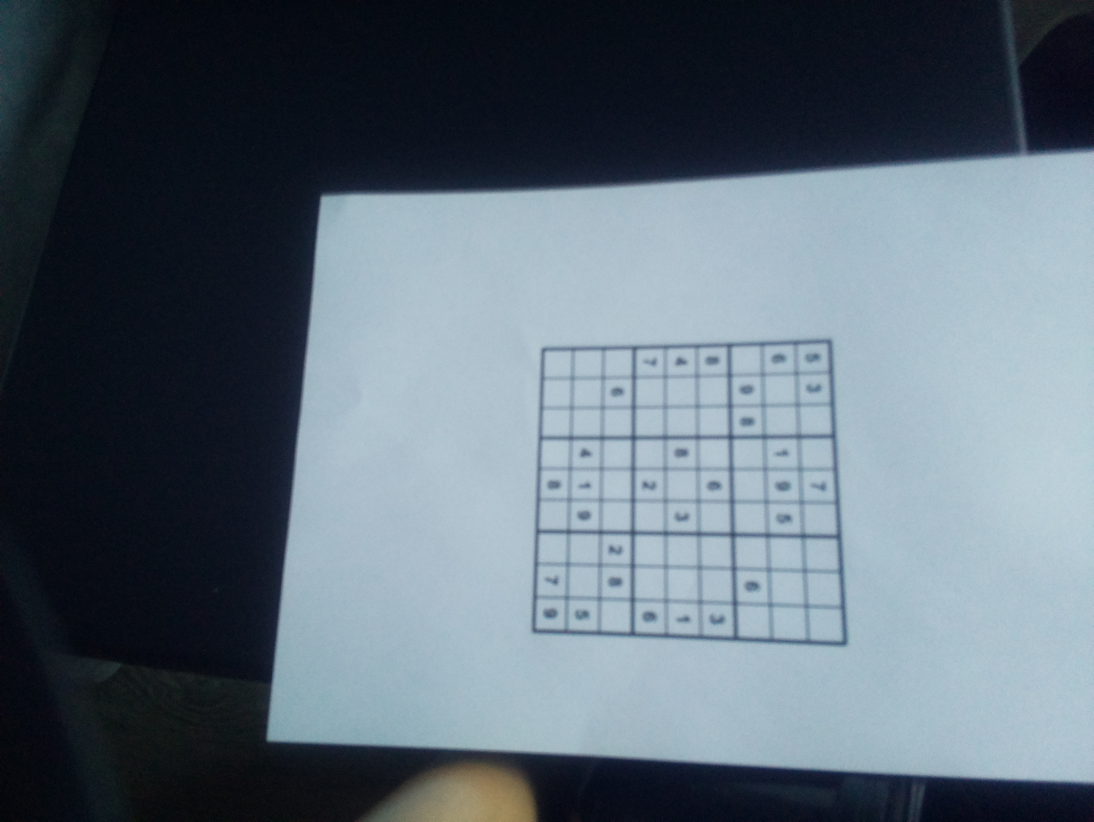
#> input picture Images_test/test.png, 3280 x 2464 px, given in place of test.jpg, which was not available (shown at 1/3 size)
$ python 'Détection_grille_5_0.py'
#> lines starting #> are read from the running program, lines starting #| are printed output that depends on the picture; pictures that were not available may be replaced by others from this repository, and a replacement may not be noted
# -*- coding: utf-8 -*-
"""
Created on Sat Jan 16 18:39:44 2021

@author: Benjamin
"""

import numpy as np
import skimage.transform as skt
import skimage.io as skio
import skimage.color as skc
import matplotlib.pyplot as plt
from scipy import signal
import skimage.util as sku
import cv2
import skimage as sk

plt.rcParams['image.cmap'] = 'gray'
plt.rcParams['figure.max_open_warning'] = 1000
plt.close('all')

#Renvoie l'indice du min d'une liste compris entre i et j
# [28 lines left out: functions index_min_sous_conditions, index_max_sous_conditions, eq_droite, x_sachant_y, not called in this run]

#Renvoie l'ordonnée d'une droite pour une abscisse
def y_sachant_x(a,b,x):
    y=a*x+b
    return y

#Renvoie parmi plusieurs droites, les 2 qui sont dans un coin données
#Fraction sert à éliminer les possibles lignes en haut provoqué par une rotation
#coin=0->sup.gauche//coin=1->sup.droit//coin=2->inf.gauche//coin=3->inf.droit
# [27 lines left out: functions droites_coin, coordonnees_coin, not called in this run]

#Sur une grille penché, trouve une droite qui sera horizontal après rotation
def trouve_angle_droite_horiz(L,V):
    accum=0
    compteur=0
    for i in range (len(L)):
        if L[i]>np.pi/4 and V[0,i]==1:
            accum+=L[i]
            compteur+=1
        elif L[i]<(-np.pi/4) and V[0,i]==1:
            accum+=(L[i]+np.pi)
            compteur+=1
    if compteur!=0:
        return accum/compteur
    else :
        return "Erreur d'angle \n"

#Renvoie la liste des angles de droite sans celles où l'angle n'est pas 0 ou pi/2 à une tolérance près
# [121 lines left out: functions tri_angle, recadrage_chiffre, image_blanche, noir_sur_contour, efface_voisinage, mange_ligne and 2 more, not called in this run]

#Retourne les positions des angles perpendiculaires de L à une tolérance tol près
def angles_perpendic(L,tol):
    V=np.zeros((1,len(L)))
    for i in range (len(L)):
        obs=L[i]
        for j in range(len(L)):
            if obs>0:
                if L[j]>obs-(np.pi/2)-tol and L[j]<obs-(np.pi/2)+tol:
                    V[0,i]=1
            else : #obs<0
                if L[j]>obs-(np.pi/2)-tol and L[j]<obs-(np.pi/2)+tol:
                    V[0,i]=1
    return V

#Ouvre une image en niveau de gris
def ouvre_image_gris(chemin):
#> called with chemin = 'test.jpg'
    image=skio.imread(chemin)
#> image is the input picture: shape (2464, 3280, 3); mean R, G, B 93.9, 107.5, 118.6
    image=skc.rgb2gray(image)
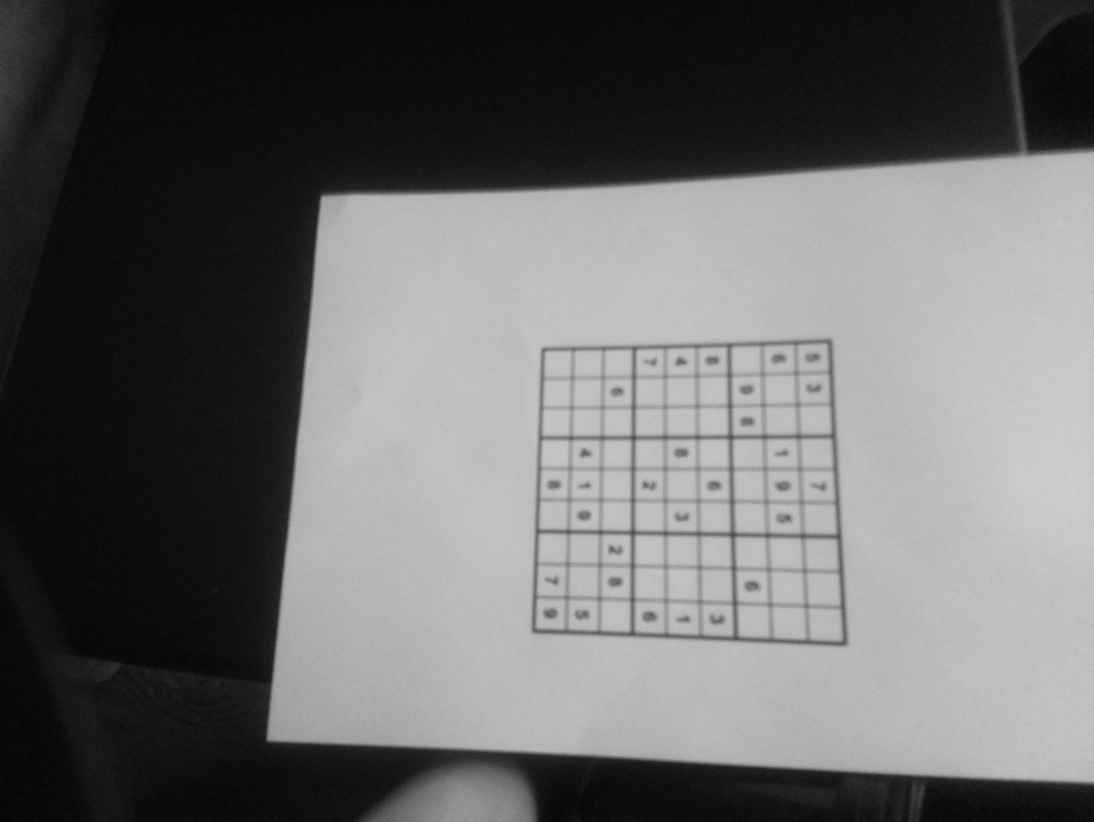
#> image: shape (2464, 3280) float64 (shown at 1/3 size); min 0.000565, max 0.853, mean 0.413
    return image

#Affiche une image dans une nouvelle fenêtre
def affiche_image(image,titre):
    plt.figure()
    plt.imshow(image), plt.title(titre)

#Calcule la magnitude du gradient d'une image
def gradient_image(image):
    scharr = np.array([[ -3-3j, 0-10j,  +3 -3j],
                   [-10+0j, 0+ 0j, +10 +0j],
                   [ -3+3j, 0+10j,  +3 +3j]]) # Gx + j*Gy
    grad = signal.convolve2d(image, scharr, boundary='symm', mode='same')
    Mag=np.absolute(grad)
    return Mag

#Affiche les lignes de la tranformée de Hough d'image_ligne sur image_fond
def affiche_ligne_hough(image_fond,image_ligne,titre):
    hspace,theta,d=skt.hough_line(image_ligne)
    origin = np.array((0, image_ligne.shape[1]))
    affiche_image(image_fond,titre)
    for _, angle, dist in zip(*skt.hough_line_peaks(hspace, theta, d)):
        if angle==0 : angle+=10**(-7)
        y0, y1 = (dist - origin * np.cos(angle)) / np.sin(angle)
        plt.plot(origin,(y0,y1),color='black')
    plt.xlim(origin)
    plt.ylim((image_ligne.shape[0], 0))


#Récupération de la grille
grille=ouvre_image_gris('test.jpg')
L,C=np.shape(grille)
#> L = 2464; C = 3280
affiche_image(grille,'Image original')

#Gradient
Mag=gradient_image(grille)

grille_degrade=np.copy(grille)
#Elimintation des dégradés de luminosité
for i in range(L):
    for j in range(C):
        if Mag[i,j]<1:
            grille_degrade[i,j]=1
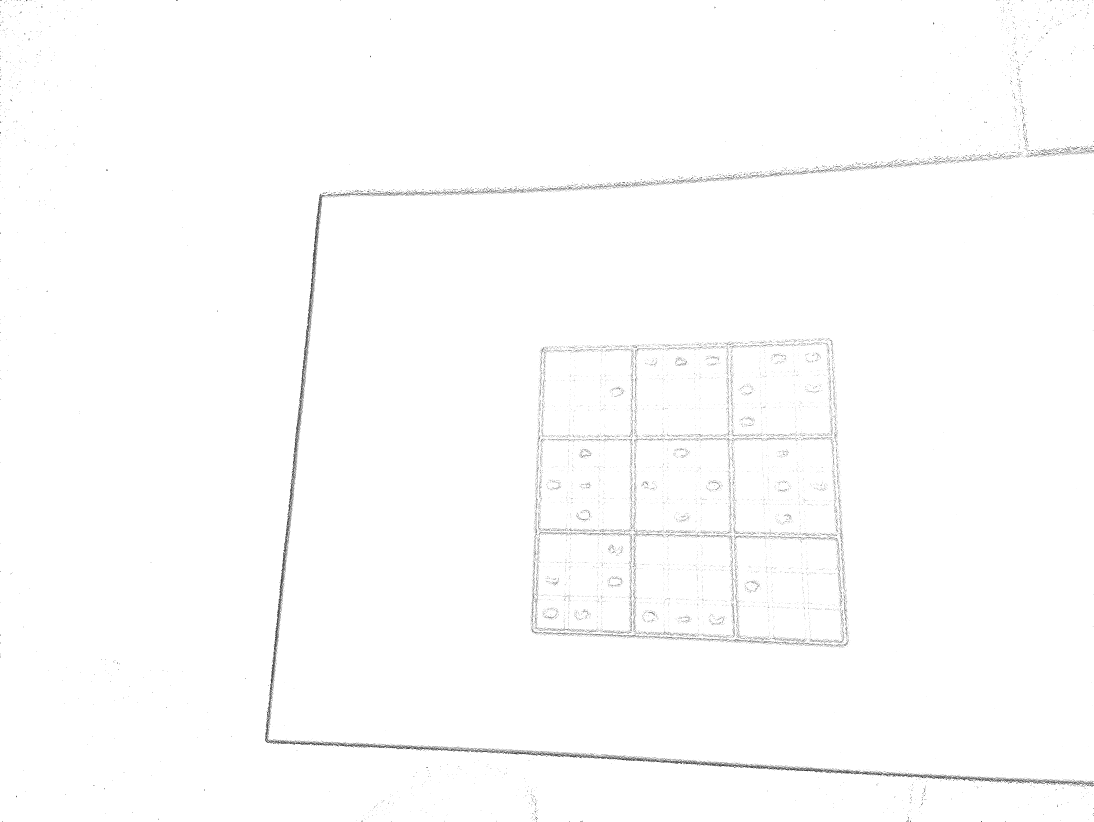
#> grille_degrade: shape (2464, 3280) float64 (shown at 1/3 size); min 0.0269, max 1, mean 0.993

affiche_image(grille_degrade,'Image dégradé')


#Seuillage des points de contour
Mag=gradient_image(grille_degrade)
#> in gradient_image (call 2), `Mag=np.absolute(grad)`:
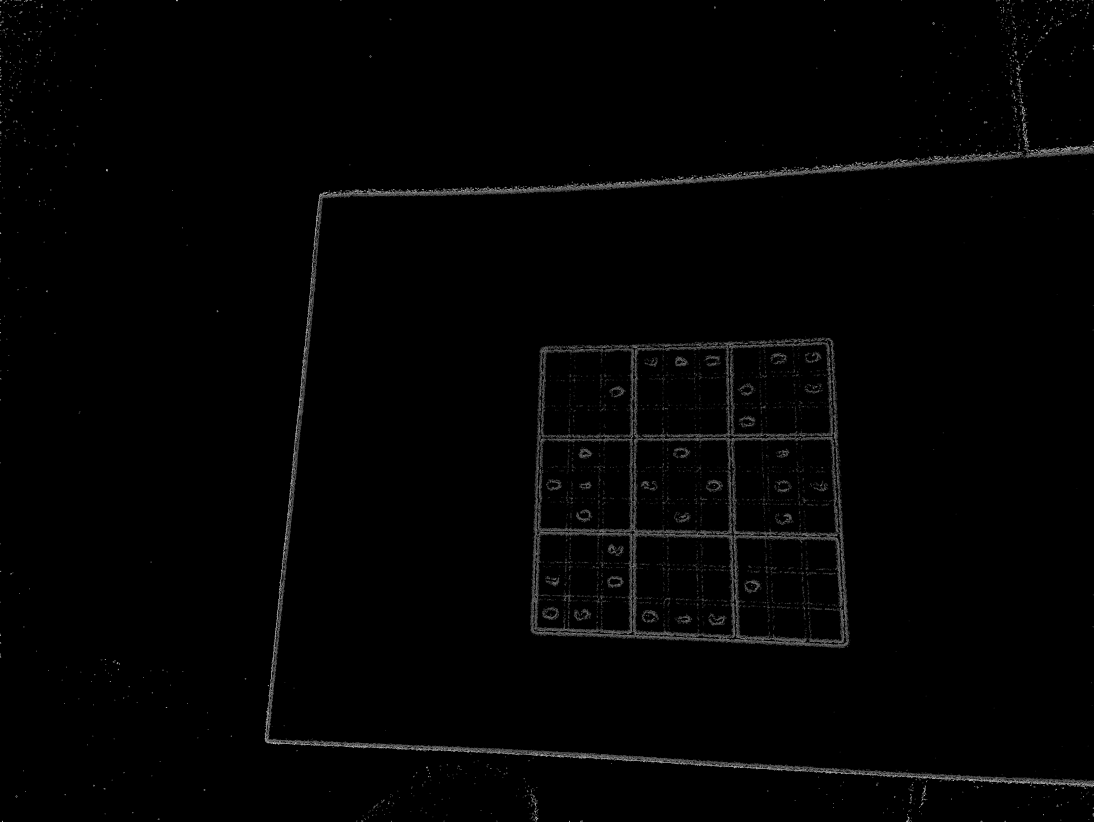
#> Mag: shape (2464, 3280) float64 (shown at 1/3 size); min 0, max 17.22, mean 0.184; drawn with min black and max white
M=np.max(Mag)
#> M = 17.22
seuil=M*0.2    #coef_seuil
#> seuil = 3.44
grille_bin=(Mag>seuil)*1
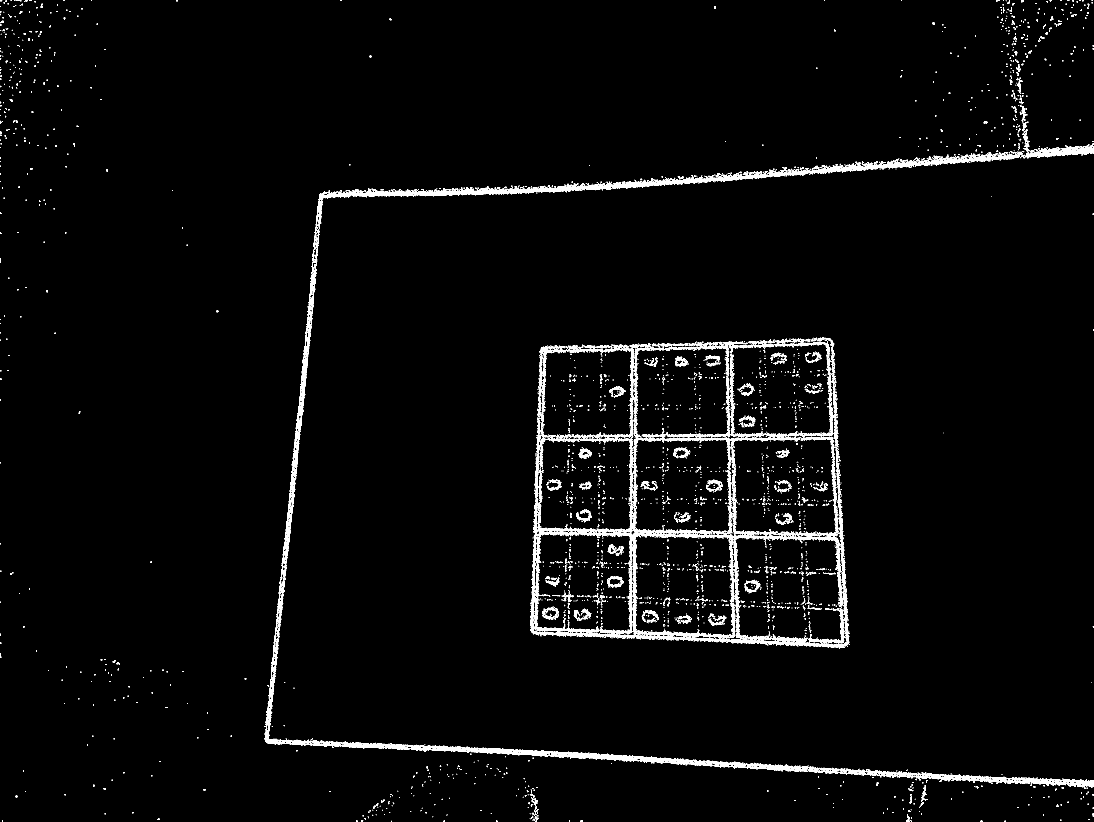
#> grille_bin: shape (2464, 3280) int64 (shown at 1/3 size); values 0 (black) and 1 (white), 2.3% white in thin lines or dots
affiche_image(grille_bin,'Grille_binaire')
affiche_ligne_hough(grille_degrade,grille_bin,"Lignes sur l'image à traiter")
#> in affiche_ligne_hough, `hspace,theta,d=skt.hough_line(image_ligne)`: theta = 180 values from -1.57 to 1.55; d = 8207 values from -4103 to 4103
#> the loop in affiche_ligne_hough, `for _, angle, dist in zip(*skt.hough_line_peaks(hspace, theta, d)):` made 6 passes
#> (angle, dist, y0, y1) on passes 1 to 6: (-1.52, -2173, 2176, 2347.9), (1.5, 684, 685.7, 456.3), (0.105, 1020, 9758.1, -21449), (1.48, 722, 724.8, 437.8), (-1.5, -2131, 2136.2, 2365.6), (1.52, 647, 647.9, 476)

#Repositionne la grille droite
hspace,theta,d=skt.hough_line(grille_bin)
#> theta = 180 values from -1.57 to 1.55; d = 8207 values from -4103 to 4103
_,L_angle,_=skt.hough_line_peaks(hspace,theta,d)
#> L_angle = [-1.52, 1.5, 0.105, 1.48, -1.5, 1.52]
Angles_valides=angles_perpendic(L_angle,0.07) #tolerance=0.07
#> in angles_perpendic, `V=np.zeros((1,len(L)))`: V = [[0, 0, 0, 0, 0, 0]]
#> the loop in angles_perpendic, `for i in range (len(L)):` made 6 passes
#> obs on passes 1 to 6: -1.52, 1.5, 0.105, 1.48, -1.5, 1.52
#> after the loop in angles_perpendic, `for i in range (len(L)):`: V = [[0, 0, 1, 0, 0, 0]]
#> Angles_valides = [[0, 0, 1, 0, 0, 0]]
angle_rot=trouve_angle_droite_horiz(L_angle,Angles_valides)-(np.pi/2)
#> the loop in trouve_angle_droite_horiz, `for i in range (len(L)):` made 6 passes
#> after the loop in trouve_angle_droite_horiz, `for i in range (len(L)):`: accum = 0
#> (the run stopped early here; a loop or call above may not have finished)
